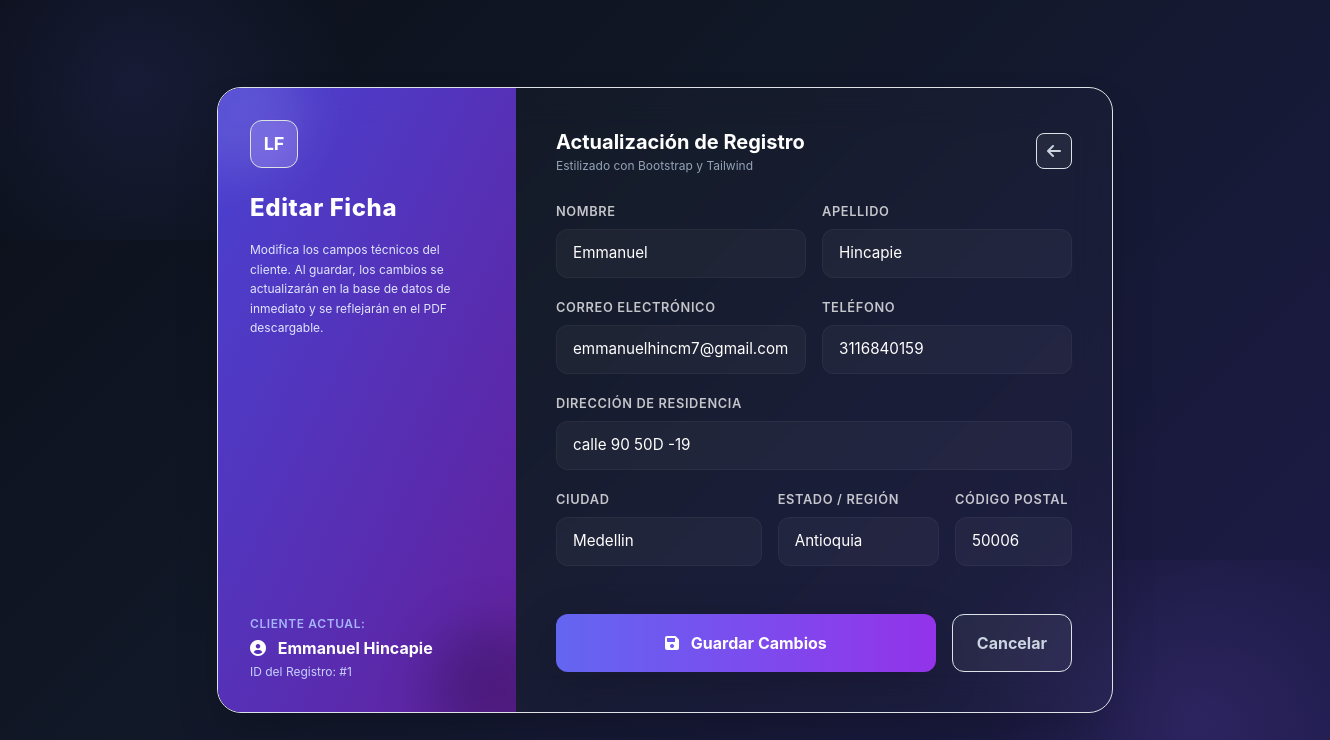
The page /edit_record/1/ (signed in) on the database its author committed.
### dcrm/website/models.py (models this page shows, shortened)
class Cliente(models.Model):
    letras_regex = RegexValidator(r'^[a-zA-ZáéíóúÁÉÍÓÚñÑ\s]+$', 'Solo se permiten letras y espacios en este campo.')
    telefono_regex = RegexValidator(r'^\+?[\d\s\-\(\)]+$', 'El número de teléfono contiene caracteres no válidos.')
    alfa_num_regex = RegexValidator(r'^[a-zA-Z0-9áéíóúÁÉÍÓÚñÑ\s\.,#-]+$', 'Contiene caracteres especiales no permitidos.')
    fecha_registro = models.DateTimeField(auto_now_add=True)
    nombre = models.CharField(max_length=100, validators=[letras_regex])
    apellido = models.CharField(max_length=100, validators=[letras_regex])
    correo = models.EmailField()
    telefono = models.CharField(max_length=20, validators=[telefono_regex])
    direccion = models.CharField(max_length=255, validators=[alfa_num_regex])
    ciudad = models.CharField(max_length=100, validators=[letras_regex])
    estado = models.CharField(max_length=100, validators=[letras_regex])
    codigo_postal = models.CharField(max_length=20, validators=[RegexValidator(r'^[\d\-a-zA-Z]+$', 'Formato de código postal no válido')])

### dcrm/website/views.py (the view)
# urls.py: path('edit_record/<int:pk>/', views.edit_record, name='edit_record'),
@login_required(login_url='home')
@role_required('admin')
def edit_record(request, pk):
    cliente = get_object_or_404(Cliente, pk=pk)
    if request.method == 'POST':
        form = ClienteForm(request.POST, instance=cliente)
        if form.is_valid():
            form.save()
            messages.success(request, '¡Cliente actualizado exitosamente!')
            if is_htmx(request):
                response = HttpResponse()
                response['HX-Redirect'] = reverse('dashboard')
                return response
            return redirect('dashboard')
        else:
            messages.error(request, 'Hubo un error al actualizar los datos. Revisa el formulario.')
    else:
        form = ClienteForm(instance=cliente)
    if is_htmx(request):
        return render(request, 'edit_record_partial.html', {'form': form, 'cliente': cliente})
    return render(request, 'edit_record.html', {'form': form, 'cliente': cliente})

### dcrm/website/views.py (called while the page is built)
def is_htmx(request):
    return request.headers.get('Hx-Request') == 'true'

### dcrm/website/templates/edit_record.html (shortened to what this page needs)
{% load static %}
<!doctype html>
<html lang="es">
<head>
    <link href="{% static 'css/bootstrap.min.css' %}" rel="stylesheet">
    <script src="{% static 'js/tailwindcss.js' %}"></script>
    <link href="{% static 'css/all.min.css' %}" rel="stylesheet">
</head>
<body class="py-12 px-4">
    <div class="glass-card w-full max-w-4xl rounded-3xl shadow-2xl overflow-hidden grid grid-cols-1 md:grid-cols-12 border border-white/5 relative z-10">
        <div class="md:col-span-4 bg-gradient-to-br from-indigo-600/90 to-purple-800/90 p-8 flex flex-col justify-between text-white relative overflow-hidden">
            <div class="absolute -top-10 -left-10 h-32 w-32 rounded-full bg-white/10 blur-xl"></div>
            <div class="absolute -bottom-10 -right-10 h-32 w-32 rounded-full bg-black/20 blur-xl"></div>
            <div class="relative z-10">
                <div class="h-12 w-12 rounded-xl bg-white/15 backdrop-blur-md flex items-center justify-center font-bold text-white text-lg border border-white/20 mb-6">LF</div>
                <h2 class="text-2xl font-extrabold tracking-wide mb-3">Editar Ficha</h2>
                <p class="text-indigo-100 text-xs leading-relaxed">Modifica los campos técnicos del cliente. Al guardar, los cambios se actualizarán en la base de datos de inmediato y se reflejarán en el PDF descargable.</p>
            </div>
            <div class="mt-8 relative z-10">
                <div class="text-xs text-indigo-300 font-semibold mb-1 uppercase tracking-wider">Cliente Actual:</div>
                <div class="text-white font-bold text-base"><i class="fas fa-user-circle mr-2"></i> {{ cliente.nombre }} {{ cliente.apellido }}</div>
                <div class="text-indigo-200 text-xs mt-1">ID del Registro: #{{ cliente.id }}</div>
            </div>
        </div>
        <div class="md:col-span-8 p-8 md:p-10">
            <div class="flex items-center justify-between mb-6">
                <div>
                    <h1 class="text-xl font-bold text-white">Actualización de Registro</h1>
                    <p class="text-slate-400 text-xs mt-0.5">Estilizado con Bootstrap y Tailwind</p>
                </div>
                <a href="{% url 'dashboard' %}" class="h-9 w-9 rounded-lg bg-white/5 hover:bg-white/10 text-slate-300 hover:text-white transition flex items-center justify-center border border-white/5" title="Regresar al Dashboard">
                    <i class="fas fa-arrow-left"></i>
                </a>
            </div>
            <form method="POST" autocomplete="off" class="row g-3">
                <div class="col-md-6">
                    <label for="{{ form.nombre.id_for_label }}" class="form-label">Nombre</label>
                    {{ form.nombre }}
                </div>
                <div class="col-md-6">
                    <label for="{{ form.apellido.id_for_label }}" class="form-label">Apellido</label>
                    {{ form.apellido }}
                </div>
                <div class="col-md-6">
                    <label for="{{ form.correo.id_for_label }}" class="form-label">Correo Electrónico</label>
                    {{ form.correo }}
                </div>
                <div class="col-md-6">
                    <label for="{{ form.telefono.id_for_label }}" class="form-label">Teléfono</label>
                    {{ form.telefono }}
                </div>
                <div class="col-12">
                    <label for="{{ form.direccion.id_for_label }}" class="form-label">Dirección de Residencia</label>
                    {{ form.direccion }}
                </div>
                <div class="col-md-5">
                    <label for="{{ form.ciudad.id_for_label }}" class="form-label">Ciudad</label>
                    {{ form.ciudad }}
                </div>
                <div class="col-md-4">
                    <label for="{{ form.estado.id_for_label }}" class="form-label">Estado / Región</label>
                    {{ form.estado }}
                </div>
                <div class="col-md-3">
                    <label for="{{ form.codigo_postal.id_for_label }}" class="form-label">Código Postal</label>
                    {{ form.codigo_postal }}
                </div>
                <div class="col-12 mt-5 flex gap-3">
                    <button type="submit" class="bg-gradient-to-r from-indigo-500 to-purple-600 hover:opacity-90 transition text-white px-6 py-3 rounded-xl font-bold flex-1 shadow-lg shadow-indigo-500/25">
                        <i class="fas fa-save mr-2"></i> Guardar Cambios
                    </button>
                    <a href="{% url 'dashboard' %}" class="bg-white/5 hover:bg-white/10 transition text-slate-300 hover:text-white px-6 py-3 rounded-xl font-bold border border-white/5 text-center">
                        Cancelar
                    </a>
                </div>
            </form>
        </div>
    </div>
</body>
</html>

### dcrm/website/templates/edit_record.html (style rules this page uses)
body { background: linear-gradient(135deg, #0b0f19 0%, #111827 40%, #1e1b4b 100%); font-family: 'Inter', sans-serif; min-height: 100vh; color: #f3f4f6; position: relative; overflow-x: hidden; display: flex; align-items: center; justify-content: center; }
body::before { content: ''; position: absolute; top: -10%; left: -10%; width: 40%; height: 40%; background: radial-gradient(circle, rgba(99, 102, 241, 0.12) 0%, transparent 70%); pointer-events: none; }
body::after { content: ''; position: absolute; bottom: -10%; right: -10%; width: 40%; height: 40%; background: radial-gradient(circle, rgba(139, 92, 246, 0.15) 0%, transparent 70%); pointer-events: none; }
.glass-card { background: rgba(255, 255, 255, 0.02); border: 1px solid rgba(255, 255, 255, 0.08); backdrop-filter: blur(20px); -webkit-backdrop-filter: blur(20px); }
.form-control { background-color: rgba(255, 255, 255, 0.04) !important; border: 1px solid rgba(255, 255, 255, 0.08) !important; color: #ffffff !important; border-radius: 0.75rem !important; padding: 0.75rem 1rem !important; font-size: 0.95rem !important; transition: all 0.2s ease-in-out !important; }
.form-control::placeholder { color: rgba(255, 255, 255, 0.3) !important; }
.form-label { color: rgba(255, 255, 255, 0.75) !important; font-weight: 600 !important; font-size: 0.8rem !important; text-transform: uppercase !important; letter-spacing: 0.05em !important; margin-bottom: 0.5rem !important; }

### rows shown on the page
Cliente: nombre "Emmanuel", apellido "Hincapie", id "1", correo "emmanuelhincm7@gmail.com", telefono "3116840159", direccion "calle 90 50D -19", ciudad "Medellin", estado "Antioquia", codigo_postal "50006"
